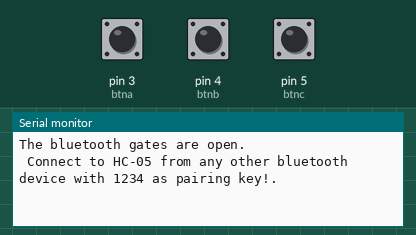
A sketch run on a simulated Arduino Uno, built with avr-gcc and run on an emulated ATmega328P. Shown: the last lines printed to the serial monitor. The test bench sets the inputs (shaded band); at power-on: pin 3 (btna) LOW, pin 4 (btnb) LOW, pin 5 (btnc) LOW.

Above: at 1.2 s.
1.3 s: pin 3 (btna) pulled HIGH for 0.15 s
At 2.1 s:
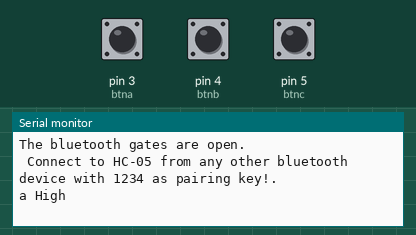
2.9 s: pin 4 (btnb) pulled HIGH for 0.15 s
At 3.4 s:
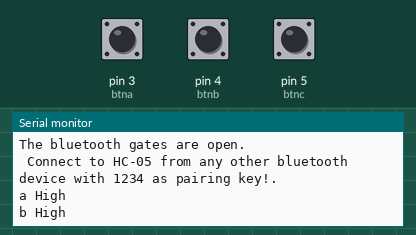
4.5 s: pin 5 (btnc) pulled HIGH for 0.15 s
At 5.8 s:
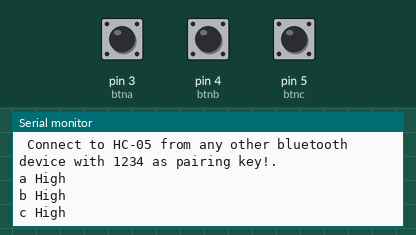

Measured:
- after the input at 1.3 s, the serial monitor: prints a new line at once (image 1)
- after the input at 2.9 s, the serial monitor: prints a new line at once (image 2)
- after the input at 4.5 s, the serial monitor: prints a new line at once (image 3)

The sketch:

hand1.ino
```cpp
//Left Hand
#include <SoftwareSerial.h>
#define btna 3
#define btnb 4
#define btnc 5
int bpa;
int bpb;
int bpc;
SoftwareSerial QuartzBT(10,11); //10->RX, 11->TX
void setup() {
  // put your setup code here, to run once:
Serial.begin(9600);
QuartzBT.begin(9600);  //Default Baud for comm, it may be different for your Module.
Serial.println("The bluetooth gates are open.\n Connect to HC-05 from any other bluetooth device with 1234 as pairing key!.");
pinMode(btna, INPUT);
pinMode(btnb, INPUT);
pinMode(btnc, INPUT);
bpa=0;
bpb=0;
bpc=0;
}

void loop() {
  // put your main code here, to run repeatedly:
 int btn1 = digitalRead(btna);
 int btn2 = digitalRead(btnb);
 int btn3 = digitalRead(btnc);
 if(btn1==1&&bpa==0){
    Serial.println("a High");
    QuartzBT.print("a");
  }

  if(btn2==1&&bpb==0){
    Serial.println("b High");
    QuartzBT.print("b");
  }

  if(btn3==1&&bpc==0){
    Serial.println("c High");
    QuartzBT.print("c");
  }
  bpa = btn1;
  bpb = btn2;
  bpc = btn3;
}
```
